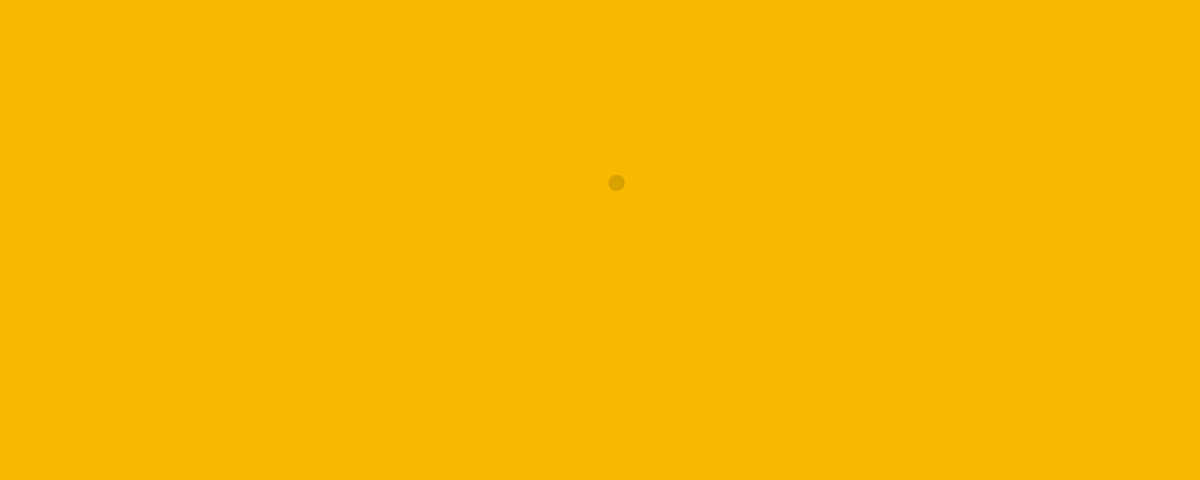
Frame 1 (no input)
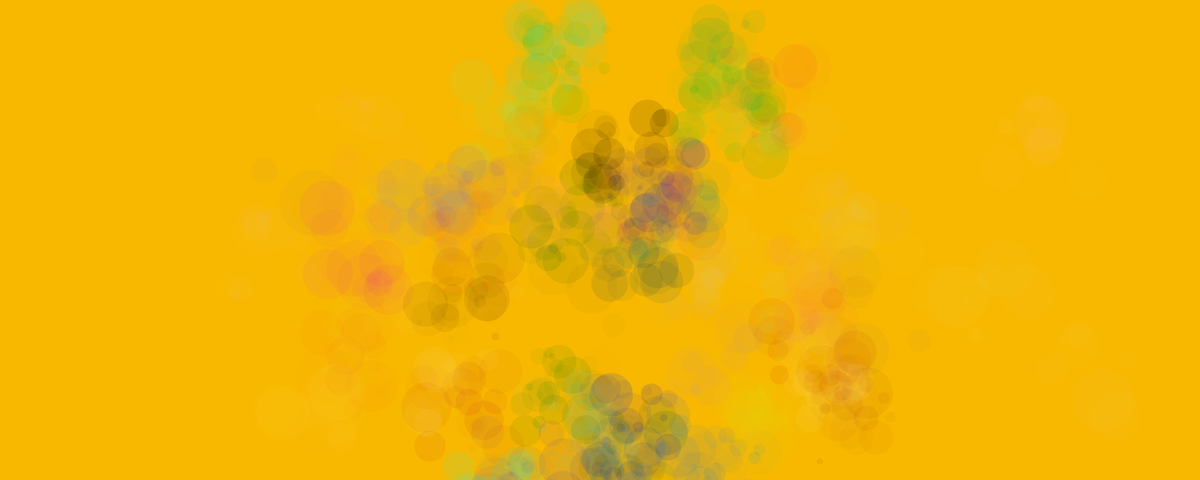
Frame 60 (no input)
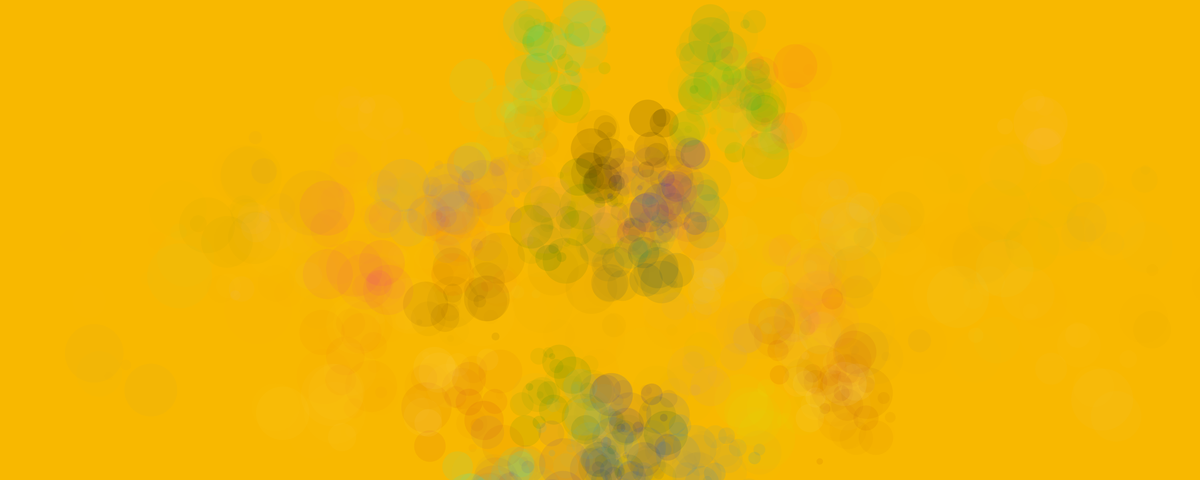
Frame 120 (the mouse pressed at the canvas centre since frame 60)

The p5.js sketch that drew these frames (run headless with seeded random() and noise() and a simulated clock; from frame 60 on, the mouse is pressed at the canvas centre):

// p5.js sketch
// ── sketch.js
function setup() {
  createCanvas(3000, 1200);
  this.numCircles = 1000
  this.frameDiv = 1
  this.circles = []
  this.index = 0
  this.colors = [
    color(0,0,0),
    color(0,0,188),
    color(0,0,252),
    color(0,64,88),
    color(0,88,0),
    color(0,88,248),
    color(0,104,0),
    color(0,120,0),
    color(0,120,248),
    color(0,136,136),
    color(0,168,0),
    color(0,168,68),
    color(0,184,0),
    color(0,232,216),
    color(0,252,252),
    color(60,188,252),
    color(68,40,188),
    color(80,48,0),
    color(88,216,84),
    color(88,248,152),
    color(104,68,252),
    color(104,136,252),
    color(124,124,124),
    color(136,20,0),
    color(148,0,132),
    color(168,0,32),
    color(168,16,0),
    color(172,124,0),
    color(188,188,188),
    color(216,0,204),
    color(228,0,88),
    color(228,92,16),
    color(248,56,0),
    color(248,248,248),
    color(152,120,248),
    color(248,120,248),
    color(248,88,152),
    color(248,120,88),
    color(252,160,68),
    color(248,184,0),
    color(184,248,24),
    color(120,120,120),
    color(252,252,252),
    color(164,228,252),
    color(184,184,248),
    color(216,184,248),
    color(248,184,248),
    color(248,164,192),
    color(240,208,176),
    color(252,224,168),
    color(248,216,120),
    color(216,248,120),
    color(184,248,184),
    color(184,248,216),
    color(216,216,216)
  ]
  let rnd = parseInt(random(this.colors.length))
  this.bg = this.colors[rnd]
  background(this.bg)
}

function draw() {
  let sine = this.getSine()
  let cos  = this.getCosine()

  if (frameCount % this.frameDiv == 0) {
    if (this.index < this.colors.length) {
      let cirx = sine * random(-1, 1)
      let ciry = cos * random(-1, 1)
      let cir = new Circle(cirx, ciry, this.colors[this.index], sine)
      this.circles.push(cir)
      this.index++
    } else {
      this.index = 0
    }

    for (let circle of circles) {
      if (circle.life > 0) {
        circle.show()
      }
    }

    if (this.circles.length > this.numCircles) {
      background(this.bg)
      this.circles = []
    }

  }
}

function getSine() {
  return sin(millis() / 1000)
}

function getCosine() {
  return cos(millis() / 1000)
}

// ── circle.js
class Circle {
  constructor(x, y, color, size) {
    this.x = map(x, -1, 1, 0, width)
    this.y = map(y, -1, 1, height, 0)
    this.color = color
    this.size = map(size, -1, 1, 40, 200)
    this.life = map(size, -1, 1, 64, 1)
  }

  show() {
    noStroke()
    this.color.setAlpha(this.life)
    this.life -= 1
    fill(this.color)
    let elx = this.x + random(-20, 200)
    let ely = this.y + random(-20, 200)
    let siz = this.size * random(0.1, 0.9)
    ellipse(elx, ely, siz)
  }
}
